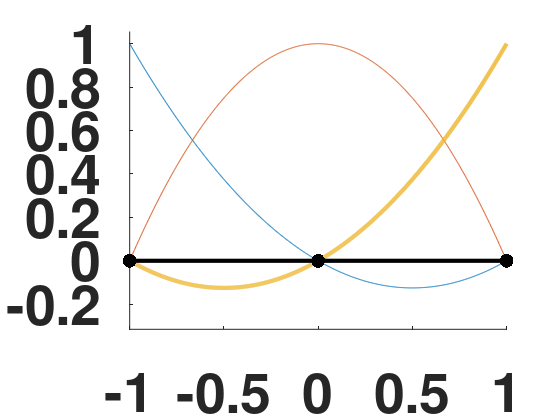

This chart was generated by the following MATLAB code:
x = linspace(-1,1,1000);

xNodes = [-1,0,1];
yNodes = zeros(1,length(xNodes));

lm = (x-xNodes(2))./(xNodes(1)-xNodes(2)).*(x-xNodes(3))./(xNodes(1)-xNodes(3));
lz = (x-xNodes(1))./(xNodes(2)-xNodes(1)).*(x-xNodes(3))./(xNodes(2)-xNodes(3));
lp = (x-xNodes(1))./(xNodes(3)-xNodes(1)).*(x-xNodes(2))./(xNodes(3)-xNodes(2));

set(0,'DefaultAxesFontSize',40,'DefaultAxesFontWeight','bold');
figure('OuterPosition',[50, 50, 1000, 800]);
hold on
%line([-1 1],[0 0],'Color',[0 0 0],'LineWidth',3)
plot(x,lm,x,lz,x,lp,'LineWidth',3)
plot(xNodes,yNodes,'.-k','LineWidth',3,'MarkerSize',30)
hold off
axis tight
ylim([-0.3156    1.0563])
set(gcf,'PaperPositionMode','auto')
print -depsc2 lagrange3.eps